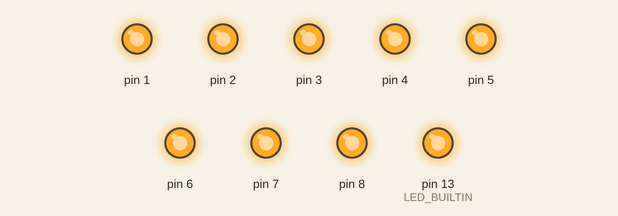
This sketch was run on a simulated Arduino Uno, built with avr-gcc and run on an emulated ATmega328P. Shown: output pins drawn as LEDs (lit = HIGH).

Above: at 0.5 s.
At 3.5 s:
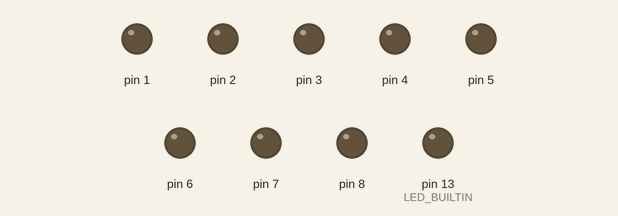
Timing chart, 0 to 4.6 s (numbered marks = the images above):
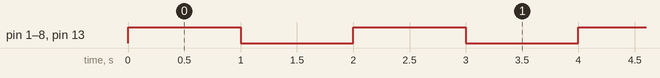

Measured:
- by itself, pin 1–8, pin 13 (LED_BUILTIN): alternates HIGH for 1.0 s and LOW for 1.0 s

The sketch:

Lab1.ino
```cpp
// the setup function runs once when you press reset or power the board
void setup() {
  // initialize digital pin LED_BUILTIN as an output.
  pinMode(LED_BUILTIN, OUTPUT);
  pinMode(1, OUTPUT);
  pinMode(2, OUTPUT);
  pinMode(3, OUTPUT);
  pinMode(4, OUTPUT);
  pinMode(5, OUTPUT);
  pinMode(6, OUTPUT);
  pinMode(7, OUTPUT);
  pinMode(8, OUTPUT);
}

// the loop function runs over and over again forever
void loop() {
  turnOn();
  delay(1000);
  turnOff();
  delay(1000);
}

void turnOn(){
  digitalWrite(LED_BUILTIN, HIGH);
  digitalWrite(1, HIGH);
  digitalWrite(2, HIGH);
  digitalWrite(3, HIGH);
  digitalWrite(4, HIGH);
  digitalWrite(5, HIGH);
  digitalWrite(6, HIGH);
  digitalWrite(7, HIGH);
  digitalWrite(8, HIGH);
}

void turnOff(){
  digitalWrite(LED_BUILTIN, LOW);
  digitalWrite(1, LOW);
  digitalWrite(2, LOW);
  digitalWrite(3, LOW);
  digitalWrite(4, LOW);
  digitalWrite(5, LOW);
  digitalWrite(6, LOW);
  digitalWrite(7, LOW);
  digitalWrite(8, LOW);
}
```
